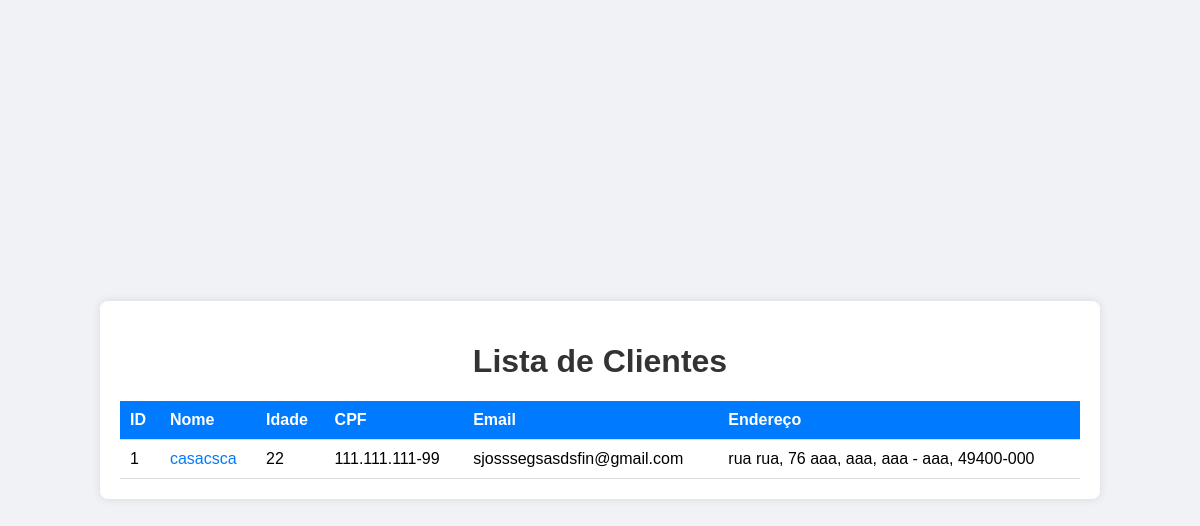
Page /front/clientes on the committed database.
### models/models.py (models this page shows, shortened)
class Cliente(db.Model):
    id = db.Column(db.Integer, primary_key=True)
    nome = db.Column(db.String(100), nullable=False)
    idade = db.Column(db.Integer, nullable=False)
    cpf = db.Column(db.String(14), unique=True, nullable=False)
    email = db.Column(db.String(120), unique=True, nullable=False)
    rua = db.Column(db.String(100), nullable=False)
    numero = db.Column(db.String(10), nullable=False)
    complemento = db.Column(db.String(50), nullable=True)
    bairro = db.Column(db.String(50), nullable=False)
    cidade = db.Column(db.String(50), nullable=False)
    estado = db.Column(db.String(2), nullable=False)
    cep = db.Column(db.String(10), nullable=False)

### app.py (the view)
@app.route('/front/clientes', methods=['GET'])
def get_clientes():
    clientes = Cliente.query.all()
    clientes_list = [{
        'id': cliente.id,
        'nome': cliente.nome,
        'idade': cliente.idade,
        'cpf': cliente.cpf,
        'email': cliente.email,
        'rua': cliente.rua,
        'numero': cliente.numero,
        'complemento': cliente.complemento,
        'bairro': cliente.bairro,
        'cidade': cliente.cidade,
        'estado': cliente.estado,
        'cep': cliente.cep
    } for cliente in clientes]
    return render_template('clientes.html', clientes=clientes_list)

### templates/clientes.html (shortened to what this page needs)
<!DOCTYPE html>
<html lang="pt-BR">
<head>
</head>
<body>
    <div class="container">
        <h1>Lista de Clientes</h1>
        <table>
            <thead>
                <tr>
                    <th>ID</th>
                    <th>Nome</th>
                    <th>Idade</th>
                    <th>CPF</th>
                    <th>Email</th>
                    <th>Endereço</th>
                </tr>
            </thead>
            <tbody>
                {% for cliente in clientes %}
                <tr>
                    <td>{{ cliente.id }}</td>
                    <td><a href="{{ url_for('view_cliente', id=cliente.id) }}">{{ cliente.nome }}</a></td>
                    <td>{{ cliente.idade }}</td>
                    <td>{{ cliente.cpf }}</td>
                    <td>{{ cliente.email }}</td>
                    <td>{{ cliente.rua }}, {{ cliente.numero }} {{ cliente.complemento }}, {{ cliente.bairro }}, {{ cliente.cidade }} - {{ cliente.estado }}, {{ cliente.cep }}</td>
                </tr>
                {% endfor %}
            </tbody>
        </table>
    </div>
</body>
</html>

### templates/clientes.html (style rules this page uses)
body { font-family: Arial, sans-serif; background-color: #f0f2f5; margin: 0; padding: 0; display: flex; justify-content: center; align-items: center; height: 100vh; }
.container { width: 80%; margin: auto; padding: 20px; background-color: #fff; box-shadow: 0px 0px 10px rgba(0, 0, 0, 0.1); border-radius: 8px; }
h1 { text-align: center; color: #333; }
table { width: 100%; border-collapse: collapse; margin-top: 20px; }
th, td { padding: 10px; text-align: left; border-bottom: 1px solid #ddd; }
th { background-color: #007bff; color: white; }
a { color: #007bff; text-decoration: none; }

### rows in the picture
Cliente: id "1", nome "casacsca", idade "22", cpf "111.111.111-99", email "sjosssegsasdsfin@gmail.com", rua "rua rua", numero "76", complemento "aaa", bairro "aaa", cidade "aaa", estado "aaa", cep "49400-000"
